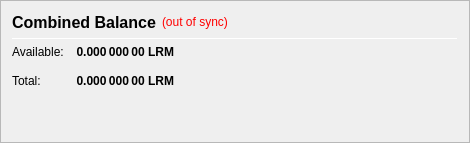
                   <widget class="QFrame" name="frame_CombinedBalances">
                    <property name="minimumSize">
                     <size>
                      <width>470</width>
                      <height>0</height>
                     </size>
                    </property>
                    <property name="frameShape">
                     <enum>QFrame::StyledPanel</enum>
                    </property>
                    <property name="frameShadow">
                     <enum>QFrame::Raised</enum>
                    </property>
                    <layout class="QVBoxLayout" name="verticalLayout_5">
                     <item>
                      <layout class="QHBoxLayout" name="horizontalLayout_5" stretch="0,0,0">
                       <item>
                        <widget class="QLabel" name="label_5z">
                         <property name="minimumSize">
                          <size>
                           <width>0</width>
                           <height>20</height>
                          </size>
                         </property>
                         <property name="font">
                          <font>
                           <pointsize>12</pointsize>
                           <weight>75</weight>
                           <bold>true</bold>
                          </font>
                         </property>
                         <property name="toolTip">
                          <string>Combined Balance (including unconfirmed and immature coins)</string>
                         </property>
                         <property name="text">
                          <string>Combined Balance</string>
                         </property>
                        </widget>
                       </item>
                       <item>
                        <widget class="QLabel" name="labelWalletStatus">
                         <property name="cursor">
                          <cursorShape>WhatsThisCursor</cursorShape>
                         </property>
                         <property name="toolTip">
                          <string>The displayed information may be out of date. Your wallet automatically synchronizes with the LRMcoin network after a connection is established, but this process has not completed yet.</string>
                         </property>
                         <property name="styleSheet">
                          <string notr="true">QLabel { color: red; }</string>
                         </property>
                         <property name="text">
                          <string notr="true">(out of sync)</string>
                         </property>
                         <property name="alignment">
                          <set>Qt::AlignLeading|Qt::AlignLeft|Qt::AlignVCenter</set>
                         </property>
                        </widget>
                       </item>
                       <item>
                        <spacer name="horizontalSpacer_1">
                         <property name="orientation">
                          <enum>Qt::Horizontal</enum>
                         </property>
                         <property name="sizeHint" stdset="0">
                          <size>
                           <width>40</width>
                           <height>20</height>
                          </size>
                         </property>
                        </spacer>
                       </item>
                      </layout>
                     </item>
                     <item>
                      <widget class="Line" name="line_CombinedBalance">
                       <property name="minimumSize">
                        <size>
                         <width>0</width>
                         <height>1</height>
                        </size>
                       </property>
                       <property name="maximumSize">
                        <size>
                         <width>16777215</width>
                         <height>1</height>
                        </size>
                       </property>
                       <property name="orientation">
                        <enum>Qt::Horizontal</enum>
                       </property>
                      </widget>
                     </item>
                     <item>
                      <layout class="QGridLayout" name="gridLayout_3">
                       <property name="spacing">
                        <number>12</number>
                       </property>
                       <item row="1" column="0">
                        <widget class="QLabel" name="labelBalanceTextz">
                         <property name="text">
                          <string>Available:</string>
                         </property>
                        </widget>
                       </item>
                       <item row="1" column="1">
                        <widget class="QLabel" name="labelBalancez">
                         <property name="font">
                          <font>
                           <weight>75</weight>
                           <bold>true</bold>
                          </font>
                         </property>
                         <property name="cursor">
                          <cursorShape>IBeamCursor</cursorShape>
                         </property>
                         <property name="toolTip">
                          <string>Your current spendable balance</string>
                         </property>
                         <property name="text">
                          <string notr="true">0.000 000 00 LRM</string>
                         </property>
                         <property name="alignment">
                          <set>Qt::AlignRight|Qt::AlignTrailing|Qt::AlignVCenter</set>
                         </property>
                         <property name="textInteractionFlags">
                          <set>Qt::LinksAccessibleByMouse|Qt::TextSelectableByKeyboard|Qt::TextSelectableByMouse</set>
                         </property>
                        </widget>
                       </item>
                       <item row="2" column="0">
                        <widget class="QLabel" name="labelTotalTextz">
                         <property name="text">
                          <string>Total:</string>
                         </property>
                        </widget>
                       </item>
                       <item row="2" column="1">
                        <widget class="QLabel" name="labelTotalz">
                         <property name="font">
                          <font>
                           <weight>75</weight>
                           <bold>true</bold>
                          </font>
                         </property>
                         <property name="cursor">
                          <cursorShape>IBeamCursor</cursorShape>
                         </property>
                         <property name="toolTip">
                          <string>Total Balance, including all unavailable coins.</string>
                         </property>
                         <property name="text">
                          <string notr="true">0.000 000 00 LRM</string>
                         </property>
                         <property name="alignment">
                          <set>Qt::AlignRight|Qt::AlignTrailing|Qt::AlignVCenter</set>
                         </property>
                         <property name="textInteractionFlags">
                          <set>Qt::LinksAccessibleByMouse|Qt::TextSelectableByKeyboard|Qt::TextSelectableByMouse</set>
                         </property>
                        </widget>
                       </item>
                       <item row="2" column="3">
                        <spacer name="horizontalSpacer_2">
                         <property name="orientation">
                          <enum>Qt::Horizontal</enum>
                         </property>
                         <property name="sizeHint" stdset="0">
                          <size>
                           <width>40</width>
                           <height>20</height>
                          </size>
                         </property>
                        </spacer>
                       </item>
                      </layout>
                     </item>
                     <item>
                      <spacer name="verticalSpacer_1">
                       <property name="orientation">
                        <enum>Qt::Vertical</enum>
                       </property>
                       <property name="sizeHint" stdset="0">
                        <size>
                         <width>20</width>
                         <height>40</height>
                        </size>
                       </property>
                      </spacer>
                     </item>
                    </layout>
                   </widget>
